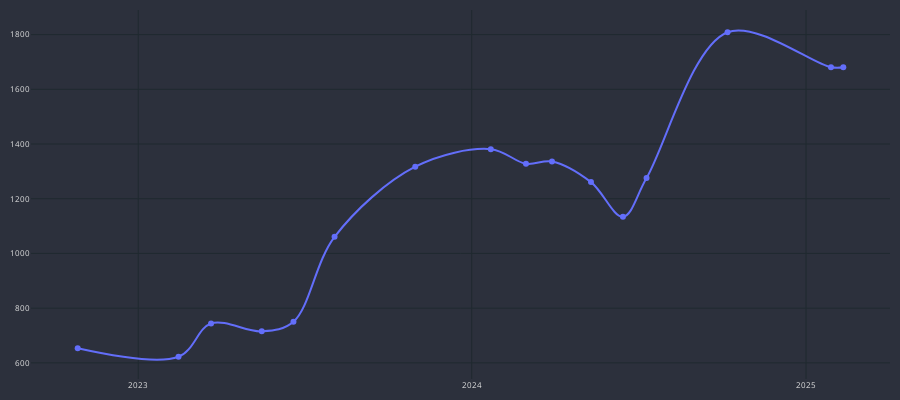

The cell this chart's notebook holds for it:
### Code cell
cp = CandlePlot(df_trades, candles=False)
cp.show_plot(line_traces=['GAIN_C'])

### Figure 1 — Plotly figure (JSON) as saved in the notebook; plotly's stock layout.template omitted (floating-point values rounded to 4 significant figures)
{"data": [{"line": {"shape": "spline", "width": 2}, "name": "GAIN_C", "type": "scatter", "x": ["22-10-26 17:00", "23-02-14 02:00", "23-03-21 17:00", "23-05-16 05:00", "23-06-19 21:00", "23-08-03 21:00", "23-10-31 05:00", "24-01-21 22:00", "24-02-29 10:00", "24-03-28 21:00", "24-05-10 13:00", "24-06-14 13:00", "24-07-10 09:00", "24-10-07 01:00", "25-01-28 06:00", "25-02-10 18:00"], "y": [653.2, 622.2, 744.2, 715.2, 750.4, 1061.0, 1317.0, 1381.0, 1328.0, 1336.0, 1261.0, 1134.0, 1276.0, 1809.0, 1681.0, 1681.0]}], "layout": {"font": {"color": "#e1e1e1", "size": 8}, "height": 400, "margin": {"b": 10, "l": 10, "r": 10, "t": 10}, "paper_bgcolor": "#2c303c", "plot_bgcolor": "#2c303c", "width": 900, "xaxis": {"gridcolor": "#1F292F", "nticks": 5, "rangeslider": {"visible": false}}, "yaxis": {"gridcolor": "#1f292f"}}}
